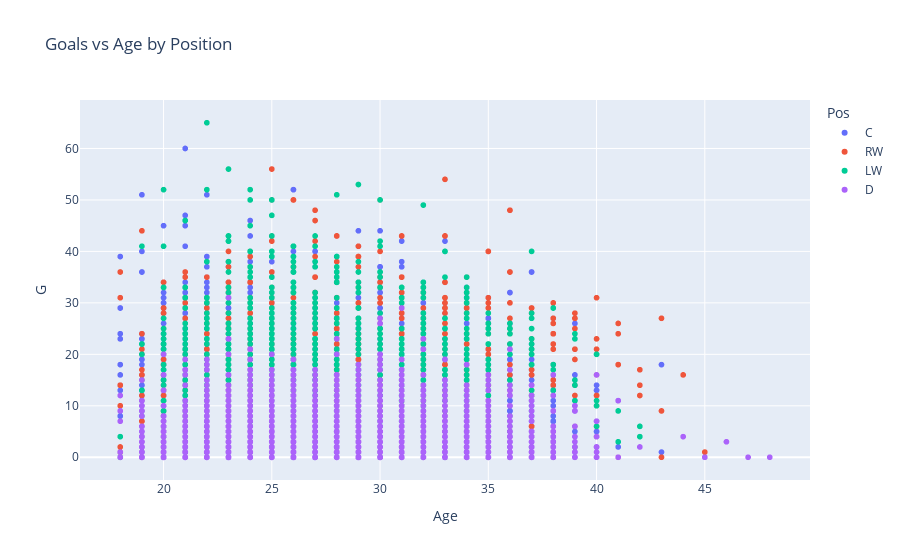

The cell this chart's notebook holds for it:
### Markdown cell above
## Interactive Exploratory Data Visualization

### Code cell
fig = px.scatter(df, x="Age", y="G", 
                 color="Pos",
                 hover_data=["Player", "Tm"],
                 title="Goals vs Age by Position")
fig.show()

### Figure 1 — Plotly figure (JSON) as saved in the notebook; plotly's stock layout.template omitted (floating-point values rounded to 4 significant figures; data arrays with more than 128 entries replaced by an {"elided": "..."} marker saying what was removed)
{"data": [{"customdata": {"elided": "3803x2 str values"}, "hovertemplate": "Pos=C<br>Age=%{x}<br>G=%{y}<br>Player=%{customdata[0]}<br>Tm=%{customdata[1]}<extra></extra>", "legendgroup": "C", "marker": {"color": "#636efa", "symbol": "circle"}, "mode": "markers", "name": "C", "showlegend": true, "type": "scattergl", "x": {"elided": "3803 int values"}, "xaxis": "x", "y": {"elided": "3803 int values"}, "yaxis": "y"}, {"customdata": {"elided": "2438x2 str values"}, "hovertemplate": "Pos=RW<br>Age=%{x}<br>G=%{y}<br>Player=%{customdata[0]}<br>Tm=%{customdata[1]}<extra></extra>", "legendgroup": "RW", "marker": {"color": "#EF553B", "symbol": "circle"}, "mode": "markers", "name": "RW", "showlegend": true, "type": "scattergl", "x": {"elided": "2438 int values"}, "xaxis": "x", "y": {"elided": "2438 int values"}, "yaxis": "y"}, {"customdata": {"elided": "2425x2 str values"}, "hovertemplate": "Pos=LW<br>Age=%{x}<br>G=%{y}<br>Player=%{customdata[0]}<br>Tm=%{customdata[1]}<extra></extra>", "legendgroup": "LW", "marker": {"color": "#00cc96", "symbol": "circle"}, "mode": "markers", "name": "LW", "showlegend": true, "type": "scattergl", "x": {"elided": "2425 int values"}, "xaxis": "x", "y": {"elided": "2425 int values"}, "yaxis": "y"}, {"customdata": {"elided": "4519x2 str values"}, "hovertemplate": "Pos=D<br>Age=%{x}<br>G=%{y}<br>Player=%{customdata[0]}<br>Tm=%{customdata[1]}<extra></extra>", "legendgroup": "D", "marker": {"color": "#ab63fa", "symbol": "circle"}, "mode": "markers", "name": "D", "showlegend": true, "type": "scattergl", "x": {"elided": "4519 int values"}, "xaxis": "x", "y": {"elided": "4519 int values"}, "yaxis": "y"}], "layout": {"legend": {"title": {"text": "Pos"}, "tracegroupgap": 0}, "title": {"text": "Goals vs Age by Position"}, "xaxis": {"anchor": "y", "domain": [0, 1], "title": {"text": "Age"}}, "yaxis": {"anchor": "x", "domain": [0, 1], "title": {"text": "G"}}}}
